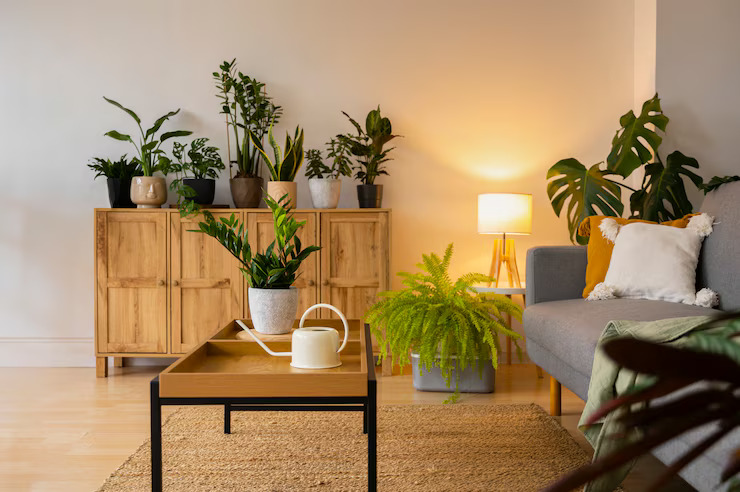
#> input picture indoor.jpg, 740 x 492 px
$ python estimate_indoor_light.py   (older library calls are emulated)
#> lines starting #> are read from the running program, lines starting #| are printed output that depends on the picture
import cv2
import numpy as np
import matplotlib.pyplot as plt

img = cv2.imread('indoor.jpg')
#> img is the input picture: shape (492, 740, 3); mean B, G, R 102.2, 137.7, 165
if img is None:
    print("Error: Could not load indoor.jpg")
    exit()

gray = cv2.cvtColor(img, cv2.COLOR_BGR2GRAY)
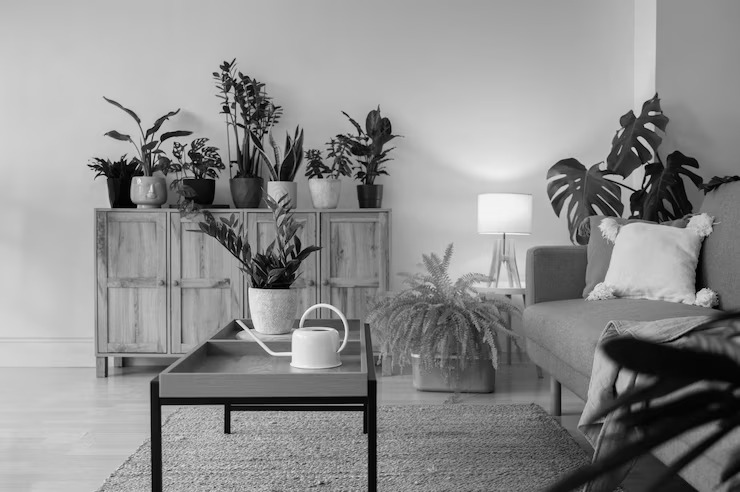
#> gray: shape (492, 740); min 0, max 248, mean 141.8

blurred = cv2.GaussianBlur(gray, (11, 11), 0)
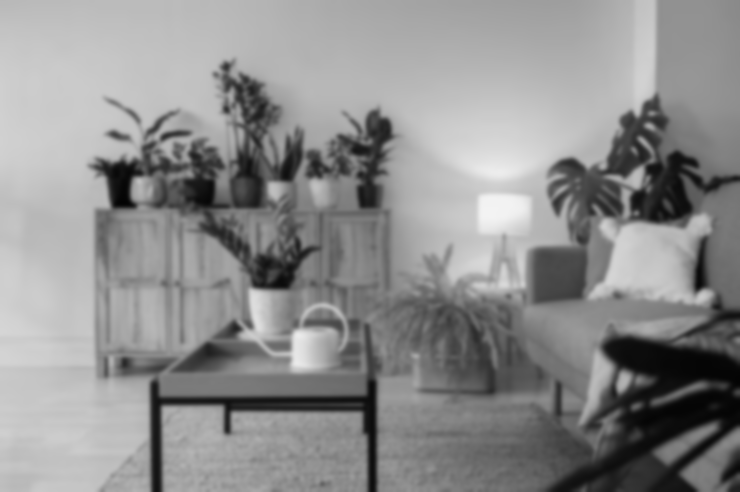
#> blurred: shape (492, 740); min 3, max 243, mean 141.8

grad_x = cv2.Sobel(blurred, cv2.CV_64F, 1, 0, ksize=5)
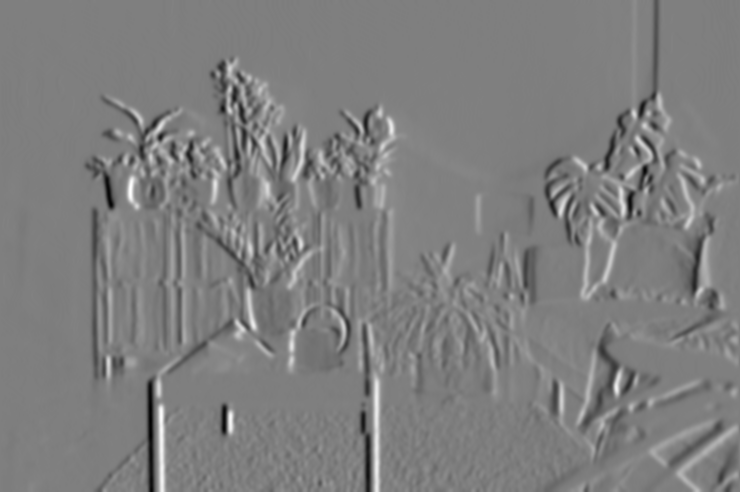
#> grad_x: shape (492, 740) float64; min -3676, max 3684, mean -17.9; drawn with min black and max white
grad_y = cv2.Sobel(blurred, cv2.CV_64F, 0, 1, ksize=5)
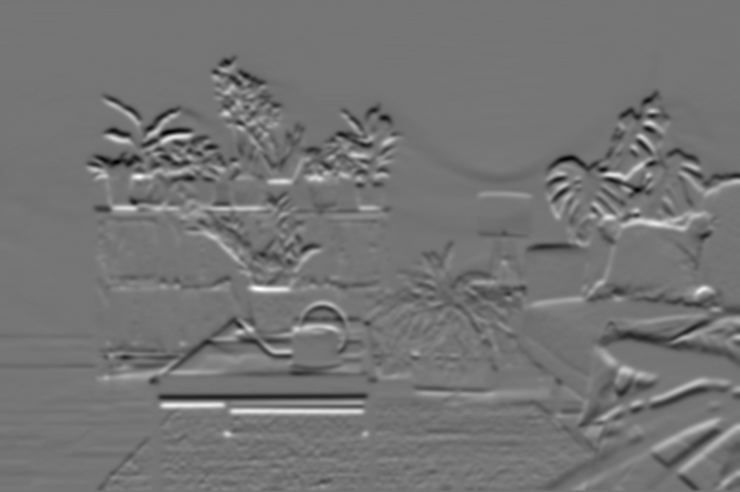
#> grad_y: shape (492, 740) float64; min -3434, max 4048, mean -13.1; drawn with min black and max white

magnitude = np.sqrt(grad_x**2 + grad_y**2)
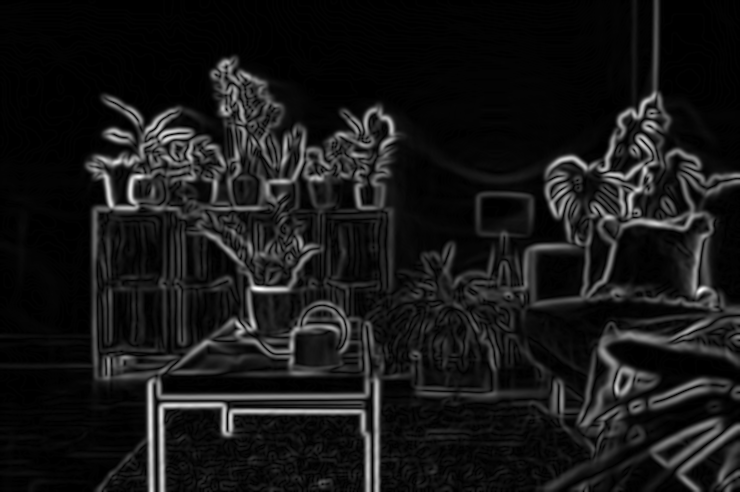
#> magnitude: shape (492, 740) float64; min 0, max 4101.5, mean 387.4; drawn with min black and max white
direction = np.arctan2(grad_y, grad_x) * (180 / np.pi)
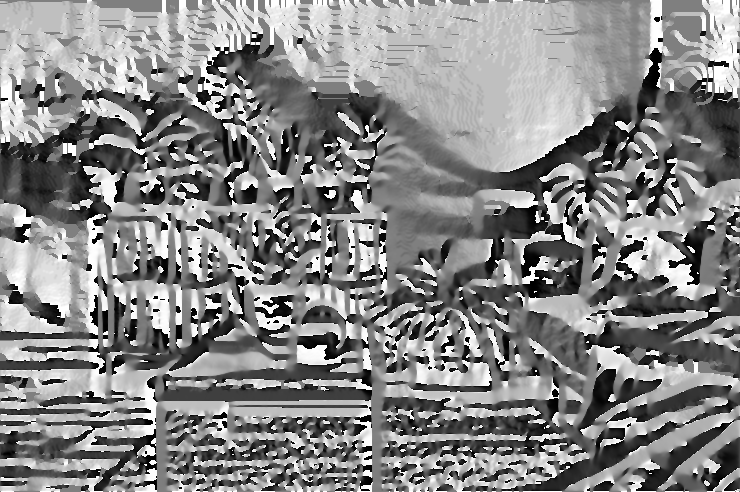
#> direction: shape (492, 740) float64; min -180, max 180, mean 11; drawn with min black and max white

weighted_dir = direction * magnitude
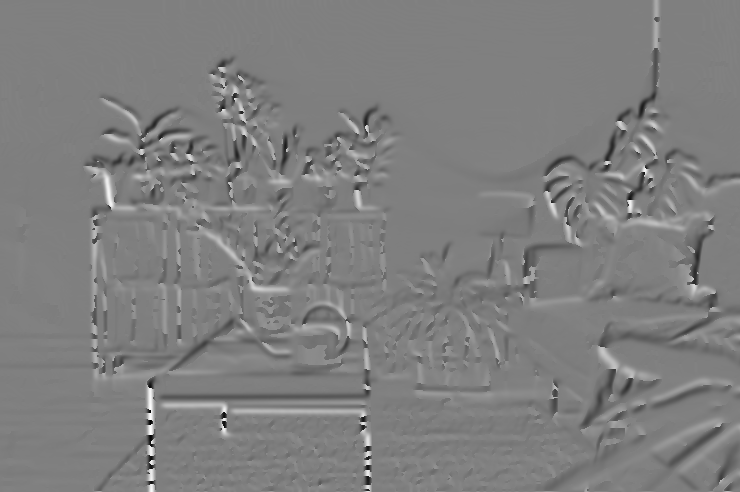
#> weighted_dir: shape (492, 740) float64; min -660740.1, max 661109.5, mean -1651.2; drawn with min black and max white
mean_dir = np.sum(weighted_dir) / np.sum(magnitude)
#> mean_dir = -4.26

print(f"\nEstimated Dominant Light Gradient Angle (degrees): {mean_dir:.2f}°")
#| Estimated Dominant Light Gradient Angle (degrees): -4.26°

plt.imshow(gray, cmap='gray')
plt.title("Brightness Map (Grayscale)")
plt.axis('off')
plt.savefig("brightness_heatmap.jpg")
print("Saved brightness heatmap as brightness_heatmap.jpg")

$ run again, with bg1.jpg copied over indoor.jpg
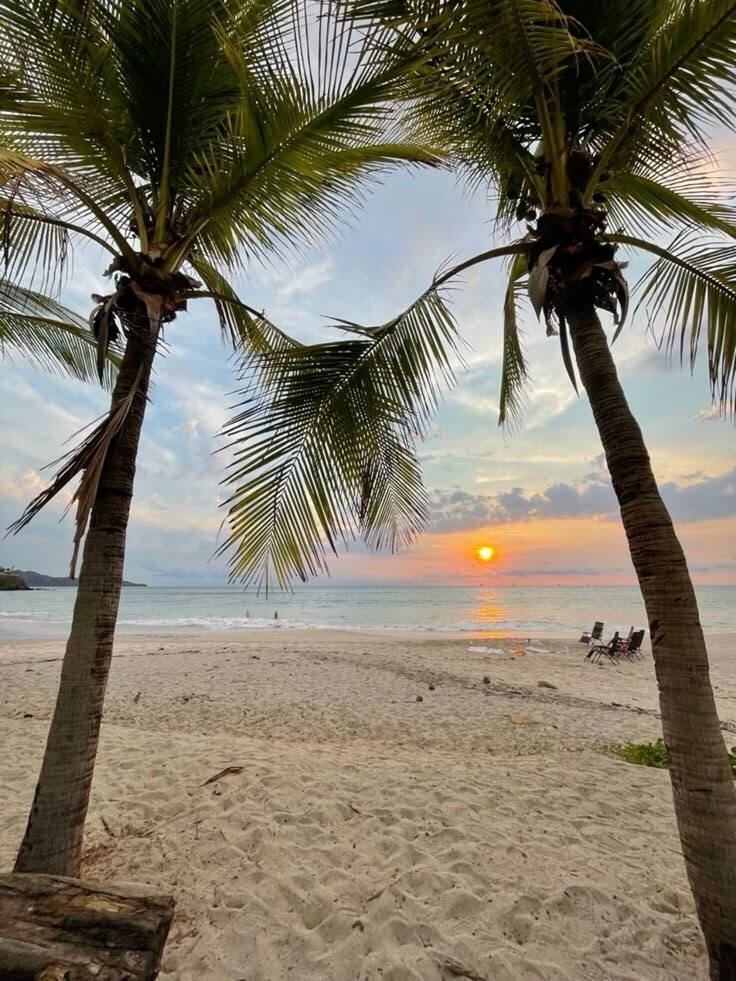
#> input picture bg1.jpg, 736 x 981 px
#> img is the input picture: shape (981, 736, 3); mean B, G, R 105.2, 120.5, 127.8
#> `direction = np.arctan2(grad_y, grad_x) * (180 / np.pi)`:
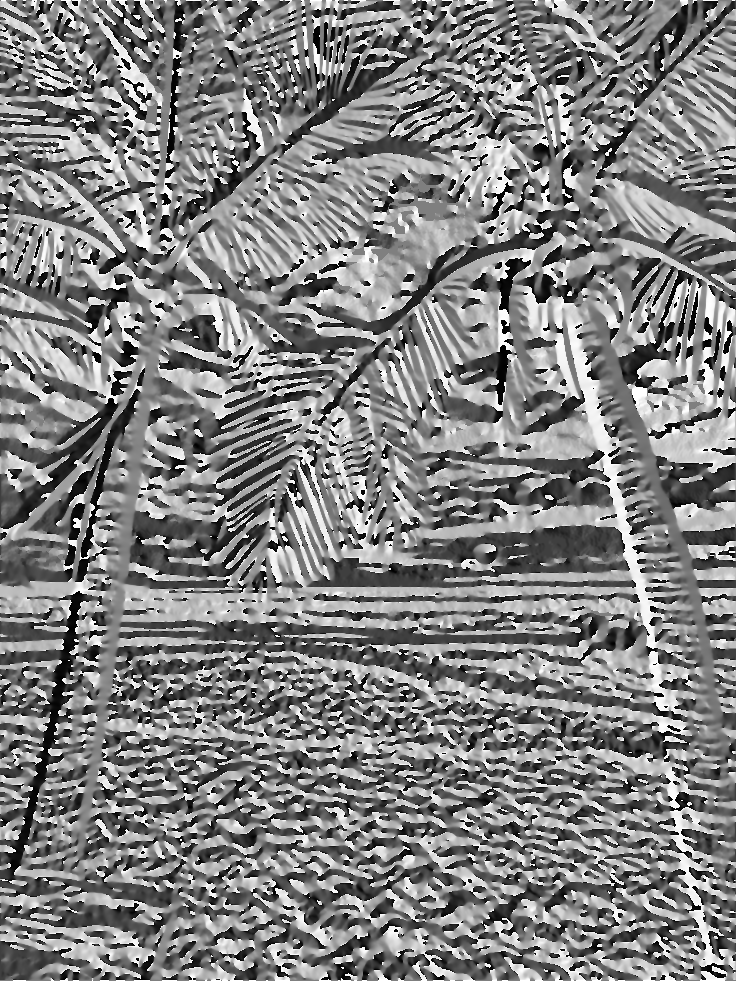
#> direction: shape (981, 736) float64; min -180, max 180, mean 3.8; drawn with min black and max white
#> `weighted_dir = direction * magnitude`:
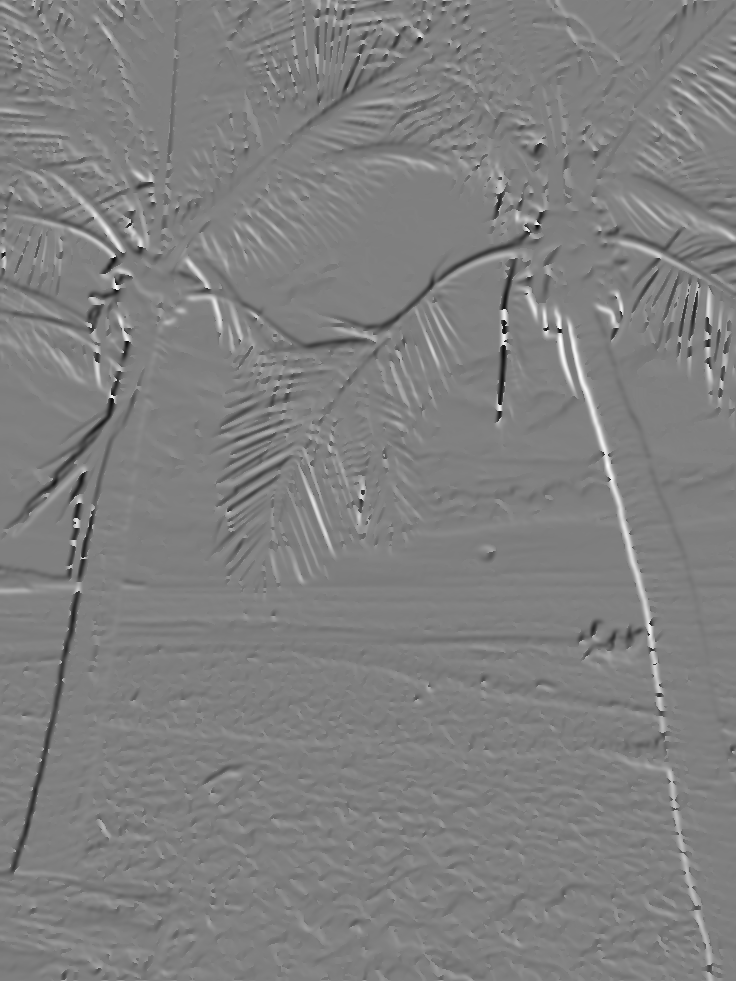
#> weighted_dir: shape (981, 736) float64; min -745096.1, max 742057.8, mean 2168.8; drawn with min black and max white
#> mean_dir = 4.51
#| Estimated Dominant Light Gradient Angle (degrees): 4.51°

$ run again, with person_image.jpg copied over indoor.jpg
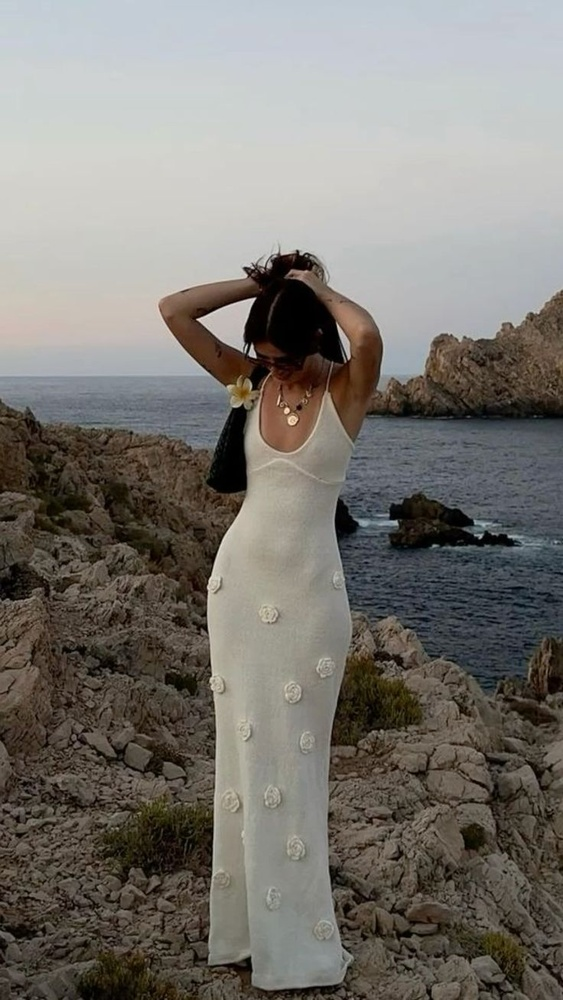
#> input picture person_image.jpg, 563 x 1000 px, shrunk from 736 x 1308 before the run
#> img is the input picture: shape (1000, 563, 3); mean B, G, R 113.5, 119.2, 122.6
#> `magnitude = np.sqrt(grad_x**2 + grad_y**2)`:
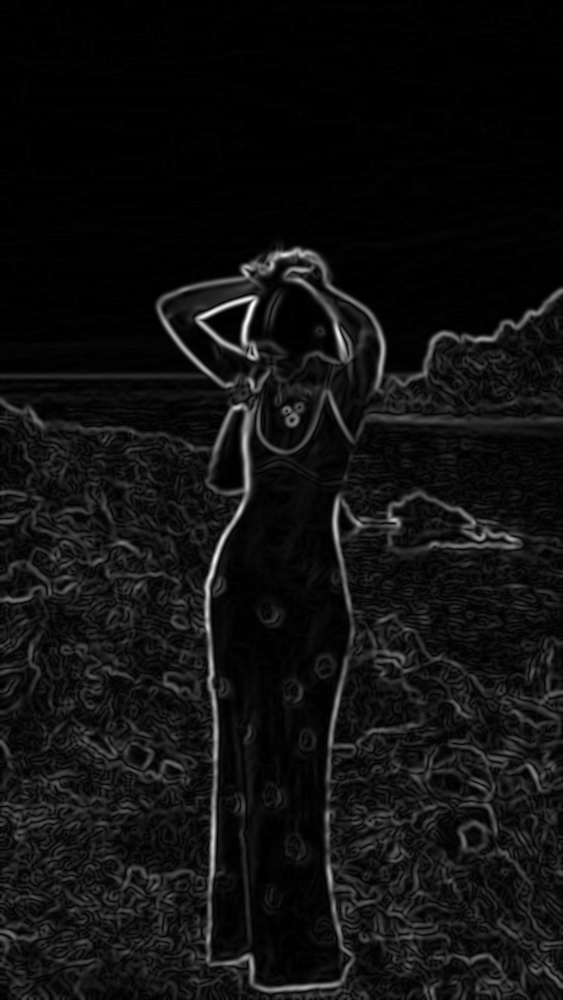
#> magnitude: shape (1000, 563) float64; min 0, max 4371.3, mean 288.6; drawn with min black and max white
#> `direction = np.arctan2(grad_y, grad_x) * (180 / np.pi)`:
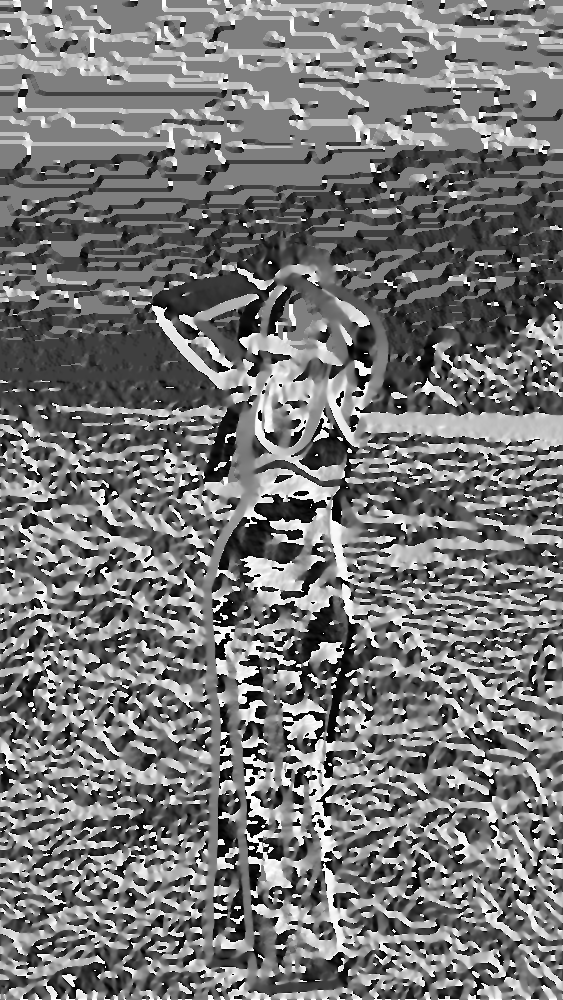
#> direction: shape (1000, 563) float64; min -180, max 180, mean -12.4; drawn with min black and max white
#> mean_dir = -6.22
#| Estimated Dominant Light Gradient Angle (degrees): -6.22°
